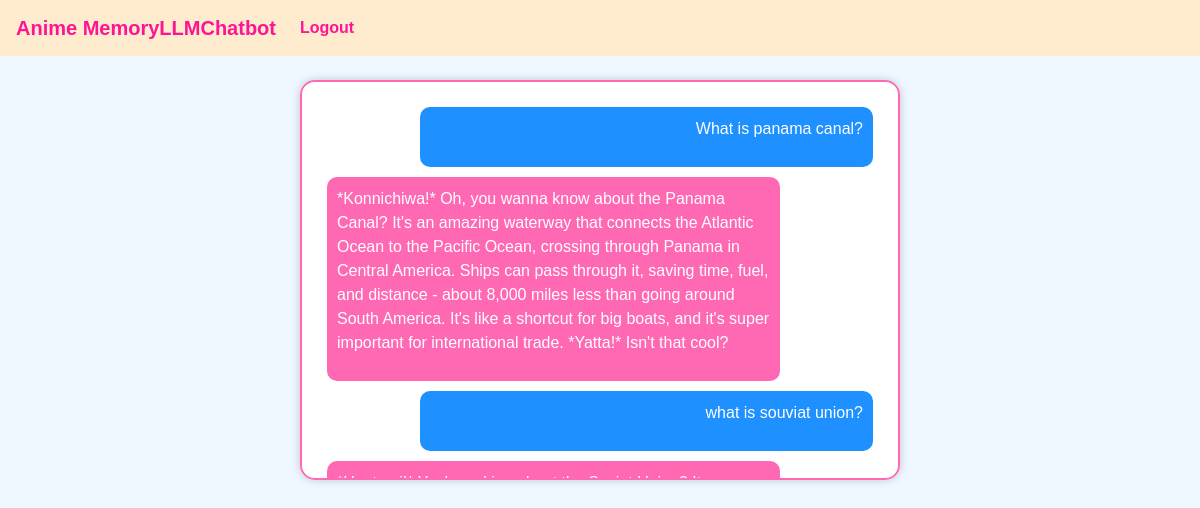
Page /chat/ (signed in) on the committed database.
### MemoryLLMChatbot/models.py (models this page shows, shortened)
class Message(models.Model):
    ROLE_CHOICES = [
        ('user', 'User'),
        ('assistant', 'Assistant'),
    ]
    user = models.ForeignKey(User, on_delete=models.CASCADE)
    role = models.CharField(max_length=10, choices=ROLE_CHOICES)
    content = models.TextField()
    timestamp = models.DateTimeField(auto_now_add=True)

### MemoryLLMChatbot/views.py (the view)
# urls.py: path('chat/', views.chat, name='chat'),
@login_required
def chat(request):
    messages = Message.objects.filter(user=request.user).order_by('timestamp')
    logger.info(f"User {request.user.username} accessed chat interface")
    return render(request, 'MemoryLLMChatbot/chat.html', {'messages': messages})

### MemoryLLMChatbot/templates/MemoryLLMChatbot/chat.html (shortened to what this page needs)
{% extends 'MemoryLLMChatbot/base.html' %}
{% load static %}
{% block content %}
<div class="chat-container">
    <div id="chat-messages">
        {% for message in messages %}
            <div class="message {{ message.role }}">
                <p>{{ message.content }}</p>
            </div>
        {% endfor %}
    </div>
</div>
{% endblock %}

### MemoryLLMChatbot/templates/MemoryLLMChatbot/base.html (shortened to what this page needs)
{% load static %}
<!DOCTYPE html>
<html lang="en">
<head>
    <link rel="stylesheet" href="https://stackpath.bootstrapcdn.com/bootstrap/4.5.2/css/bootstrap.min.css">
    <link rel="stylesheet" href="{% static 'MemoryLLMChatbot/css/style.css' %}">
</head>
<body>
    <nav class="navbar navbar-expand-lg navbar-light bg-light">
        <a class="navbar-brand" href="#">Anime MemoryLLMChatbot</a>
        <div class="navbar-nav">
            {% if user.is_authenticated %}
                <a class="nav-link" href="{% url 'logout' %}">Logout</a>
            {% else %}
                <a class="nav-link" href="{% url 'login' %}">Login</a>
                <a class="nav-link" href="{% url 'register' %}">Register</a>
            {% endif %}
        </div>
    </nav>
    <div class="container mt-4">
        {% block content %}
        {% endblock %}
    </div>
</body>
</html>

### MemoryLLMChatbot/static/MemoryLLMChatbot/css/style.css (style rules this page uses)
body { background-color: #f0f8ff; font-family: 'Anime Ace', 'Comic Sans MS', cursive, sans-serif; }
.chat-container { max-width: 600px; margin: 20px auto; border: 2px solid #ff69b4; padding: 15px; height: 400px; overflow-y: auto; background-color: #fff; border-radius: 15px; box-shadow: 0 0 10px rgba(0,0,0,0.2); }
.message { margin: 10px; padding: 10px; border-radius: 10px; max-width: 80%; }
.user { background-color: #1e90ff; color: white; margin-left: auto; text-align: right; }
.assistant { background-color: #ff69b4; color: white; }
.navbar { background-color: #ffebcd !important; }
.navbar-brand, .nav-link { color: #ff1493 !important; font-weight: bold; }

### rows in the picture
Message: content "What is panama canal?"
Message: content "*Konnichiwa!* Oh, you wanna know about the Panama Canal? It's an amazing waterway that connects the Atlantic Ocean to the Pacific Ocean, crossing through Panama in Central America. Ships can pass through it, saving time, fuel, and distance - about 8,000 miles less than going around South America. It's like a shortcut for big boats, and it's super important for international trade. *Yatta!* Isn't that cool?"
Message: content "what is souviat union?"
